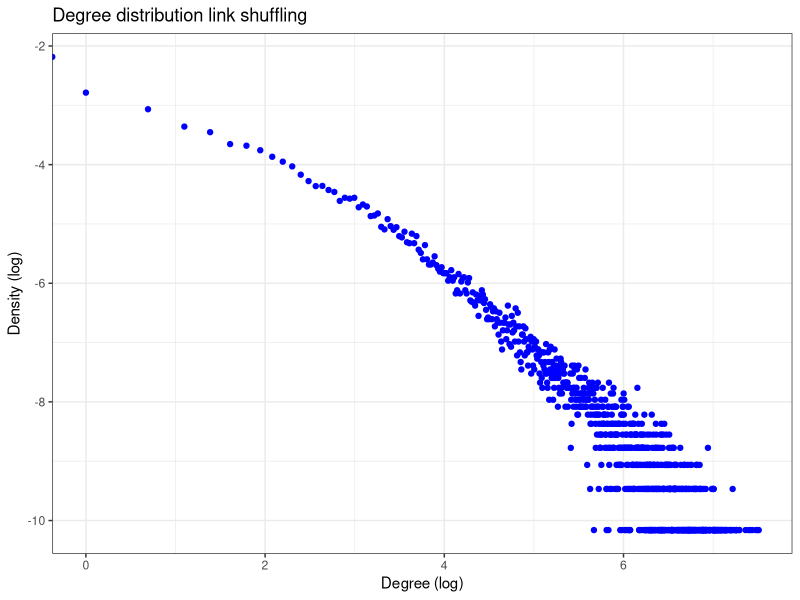
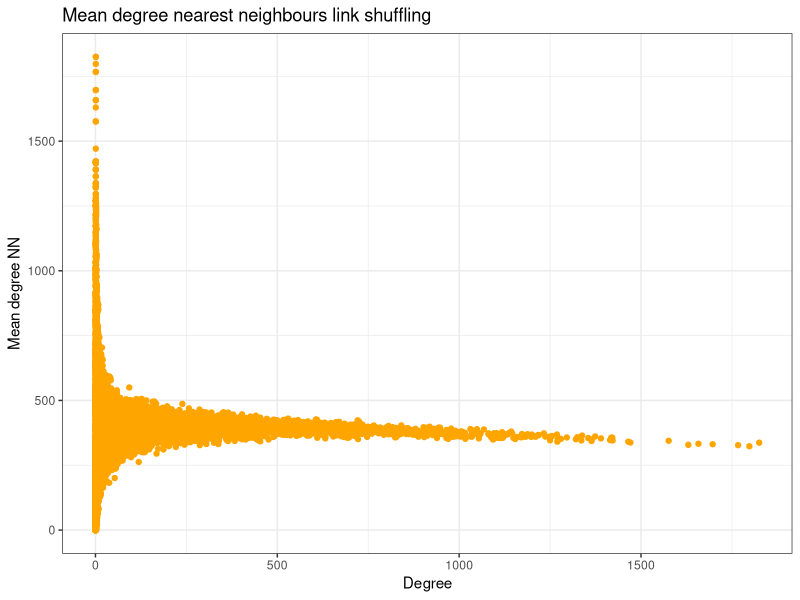
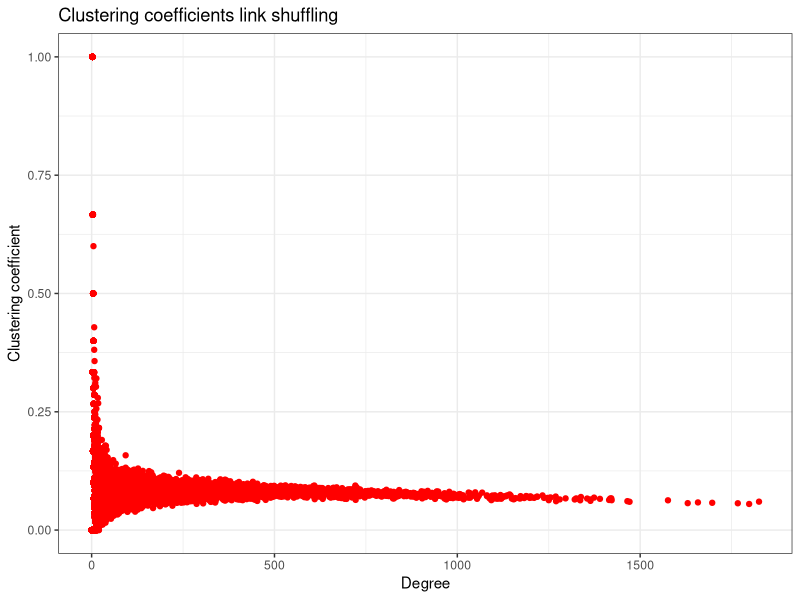

Reproduce these figures in R, in order.
library(tidyverse)
centrality_measures <- read_csv(
    "scibert_network/results/link_shuffle/centrality_measures.csv"
)

#plot degree distribution
degrees <- centrality_measures %>%
    group_by(Degree) %>%
    summarize(Density = n()/nrow(centrality_measures))
plot <- ggplot(data = degrees, aes(x = log(Degree), y = log(Density))) +
    geom_point(color = "blue") +
    labs(title = "Degree distribution link shuffling", x = "Degree (log)", y = "Density (log)") +
    theme_bw()
ggsave("plots/figure_4/degree_distribution_link_shuffling.png", plot = plot, width = 6.67, height = 6.67)

#plot mean degree nn vs degree
plot <- ggplot(data = centrality_measures, aes(x = Degree, y = Mean_degree_NN)) +
    geom_point(color = "orange") +
    labs(title = "Mean degree nearest neighbours link shuffling", x = "Degree", y = "Mean degree NN") +
    theme_bw()
ggsave("plots/figure_4/mean_degree_nn_link_shuffling.png", plot = plot, width = 6.67, height = 6.67)    

#plot clustering coefficient vs degree
plot <- ggplot(data = centrality_measures, aes(x = Degree, y = Clustering_coefficient)) +
    geom_point(color = "red") +
    labs(title = "Clustering coefficients link shuffling", x = "Degree", y = "Clustering coefficient") +
    theme_bw()
ggsave("plots/figure_4/clustering_coefficient_link_shuffling.png", plot = plot, width = 6.67, height = 6.67)
